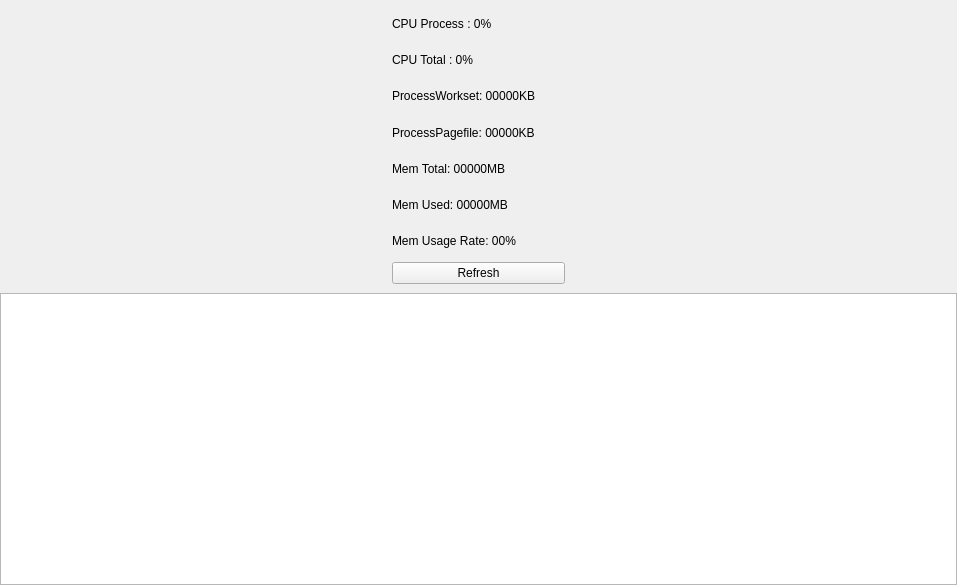
<?xml version="1.0" encoding="UTF-8"?>
<ui version="4.0">
 <class>DebugInfoHardwareWidget</class>
 <widget class="QWidget" name="DebugInfoHardwareWidget">
  <property name="geometry">
   <rect>
    <x>0</x>
    <y>0</y>
    <width>957</width>
    <height>585</height>
   </rect>
  </property>
  <property name="windowTitle">
   <string>Form</string>
  </property>
  <layout class="QVBoxLayout" name="verticalLayout" stretch="1,1">
   <property name="spacing">
    <number>0</number>
   </property>
   <property name="sizeConstraint">
    <enum>QLayout::SetMinAndMaxSize</enum>
   </property>
   <property name="leftMargin">
    <number>0</number>
   </property>
   <property name="topMargin">
    <number>0</number>
   </property>
   <property name="rightMargin">
    <number>0</number>
   </property>
   <property name="bottomMargin">
    <number>0</number>
   </property>
   <item>
    <layout class="QHBoxLayout" name="topLayout" stretch="2,1,2">
     <property name="spacing">
      <number>0</number>
     </property>
     <property name="sizeConstraint">
      <enum>QLayout::SetDefaultConstraint</enum>
     </property>
     <item>
      <widget class="QWidget" name="topLeftWidget" native="true">
       <property name="sizePolicy">
        <sizepolicy hsizetype="Expanding" vsizetype="Expanding">
         <horstretch>0</horstretch>
         <verstretch>0</verstretch>
        </sizepolicy>
       </property>
      </widget>
     </item>
     <item>
      <widget class="QWidget" name="topMiddleWidget" native="true">
       <property name="maximumSize">
        <size>
         <width>200</width>
         <height>16777215</height>
        </size>
       </property>
       <layout class="QVBoxLayout" name="verticalLayout_2">
        <item>
         <widget class="QLabel" name="lbCpuUsageProcess">
          <property name="text">
           <string>CPU Process : 0%</string>
          </property>
         </widget>
        </item>
        <item>
         <widget class="QLabel" name="lbCpuUsageTotal">
          <property name="text">
           <string>CPU Total : 0%</string>
          </property>
         </widget>
        </item>
        <item>
         <widget class="QLabel" name="lbProcessWorkset">
          <property name="text">
           <string>ProcessWorkset: 00000KB</string>
          </property>
         </widget>
        </item>
        <item>
         <widget class="QLabel" name="lbProcessPagefile">
          <property name="text">
           <string>ProcessPagefile: 00000KB</string>
          </property>
         </widget>
        </item>
        <item>
         <widget class="QLabel" name="lbMemoryTotal">
          <property name="text">
           <string>Mem Total: 00000MB</string>
          </property>
         </widget>
        </item>
        <item>
         <widget class="QLabel" name="lbMemoryUsed">
          <property name="text">
           <string>Mem Used: 00000MB</string>
          </property>
         </widget>
        </item>
        <item>
         <widget class="QLabel" name="lbMemoryRate">
          <property name="text">
           <string>Mem Usage Rate: 00%</string>
          </property>
         </widget>
        </item>
        <item>
         <widget class="QPushButton" name="btnRefresh">
          <property name="text">
           <string>Refresh</string>
          </property>
         </widget>
        </item>
       </layout>
      </widget>
     </item>
     <item>
      <widget class="QWidget" name="topRightWidget" native="true">
       <property name="sizePolicy">
        <sizepolicy hsizetype="Expanding" vsizetype="Expanding">
         <horstretch>0</horstretch>
         <verstretch>0</verstretch>
        </sizepolicy>
       </property>
      </widget>
     </item>
    </layout>
   </item>
   <item>
    <layout class="QHBoxLayout" name="bottomLayout" stretch="0">
     <property name="spacing">
      <number>0</number>
     </property>
     <item>
      <widget class="QTableWidget" name="twNetConnection"/>
     </item>
    </layout>
   </item>
  </layout>
 </widget>
 <resources/>
 <connections/>
</ui>
